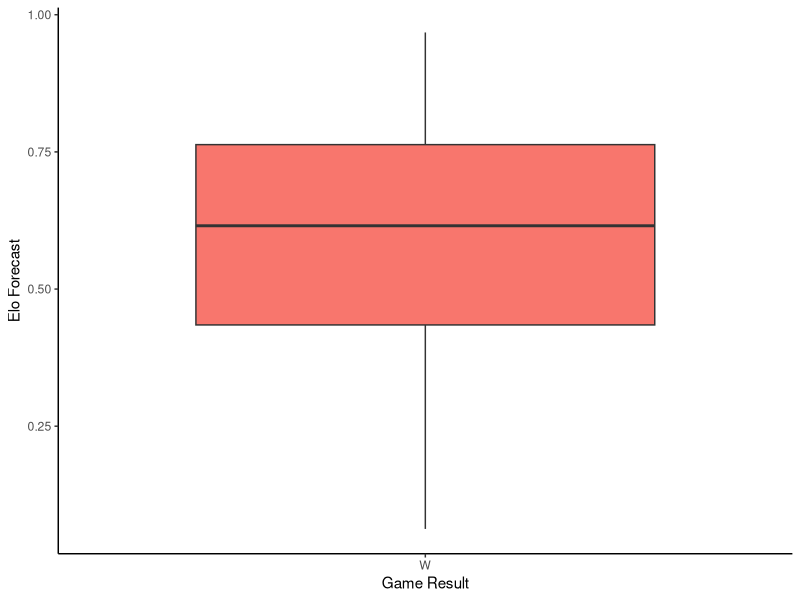
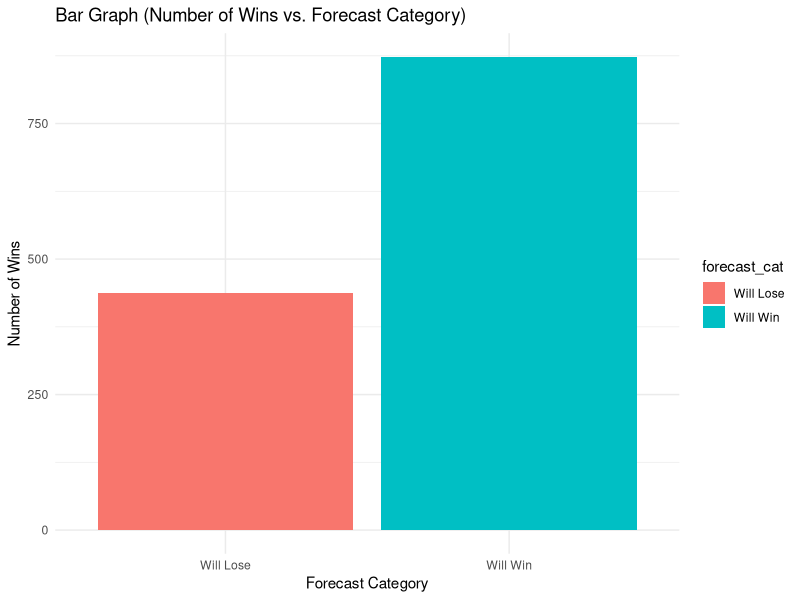
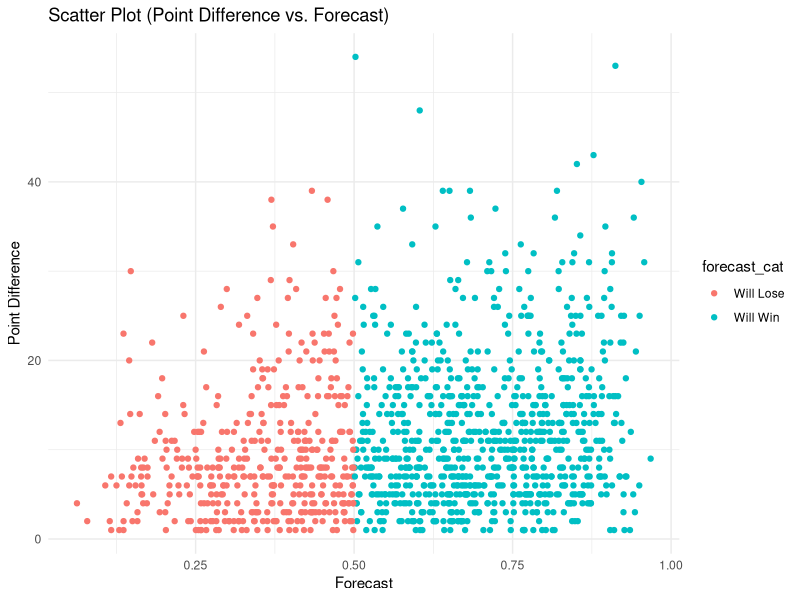

Source code (R) for these figures, in order:
library(ggplot2)
nba <- read.csv("nba-elo.csv", header=TRUE)

nba$forecast_cat <- cut(nba$forecast, breaks=c(0,.5,1), labels=c("Will Lose","Will Win"))
game_result_num <- function(value) {
  if("W" == value) {
    return <- 1
  }
  else {
    return <- 0
  }
}

nba$isWin <- lapply(nba$game_result,game_result_num)

nbaWins <- nba[nba$game_result == 'W',]

ggplot(nbaWins, aes(x=game_result, y=forecast, fill=game_result)) + 
  geom_boxplot() + 
  theme_classic() + 
  xlab("Game Result") + 
  ylab("Elo Forecast") + 
  theme(legend.position = "none")

ggplot(nbaWins,aes(x=forecast_cat,fill=forecast_cat)) +
  geom_bar() +
  labs(x="Forecast Category",y="Number of Wins",title="Bar Graph (Number of Wins vs. Forecast Category)") +
  theme_minimal()

nba$point_difference = nba$pts-nba$opp_pts
nbaPosPts = nba[nba$point_difference > 0,]

ggplot(nbaPosPts,aes(x=forecast,y=point_difference,color=forecast_cat)) +
  geom_point() +
  labs(x="Forecast",y="Point Difference",title="Scatter Plot (Point Difference vs. Forecast)") +
  theme_minimal()
